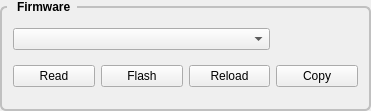
       <widget class="QGroupBox" name="gridGroupBox">
        <property name="geometry">
         <rect>
          <x>10</x>
          <y>190</y>
          <width>371</width>
          <height>111</height>
         </rect>
        </property>
        <property name="styleSheet">
         <string notr="true">QGroupBox {
    font: bold;
    border: 2px solid silver;
    border-radius: 6px;
    margin-top: 6px;
}

QGroupBox::title {
    subcontrol-origin: margin;
    left: 7px;
    padding: 0px 5px 0px 5px;
}</string>
        </property>
        <property name="title">
         <string> Firmware</string>
        </property>
        <layout class="QGridLayout" name="gridLayout_29">
         <item row="1" column="2">
          <widget class="QPushButton" name="reloadPB">
           <property name="text">
            <string>Reload</string>
           </property>
          </widget>
         </item>
         <item row="1" column="1">
          <widget class="QPushButton" name="flashPB">
           <property name="text">
            <string>Flash</string>
           </property>
          </widget>
         </item>
         <item row="0" column="0" colspan="3">
          <widget class="QComboBox" name="firmwareCB">
           <property name="sizePolicy">
            <sizepolicy hsizetype="Preferred" vsizetype="Fixed">
             <horstretch>0</horstretch>
             <verstretch>0</verstretch>
            </sizepolicy>
           </property>
          </widget>
         </item>
         <item row="1" column="0">
          <widget class="QPushButton" name="testConnectionPB">
           <property name="text">
            <string>Read</string>
           </property>
          </widget>
         </item>
         <item row="1" column="3">
          <widget class="QPushButton" name="copyPB">
           <property name="toolTip">
            <string>&lt;html&gt;&lt;head/&gt;&lt;body&gt;&lt;p&gt;Copy the Output&lt;br/&gt;to the clipboard&lt;/p&gt;&lt;/body&gt;&lt;/html&gt;</string>
           </property>
           <property name="text">
            <string>Copy</string>
           </property>
          </widget>
         </item>
        </layout>
       </widget>
